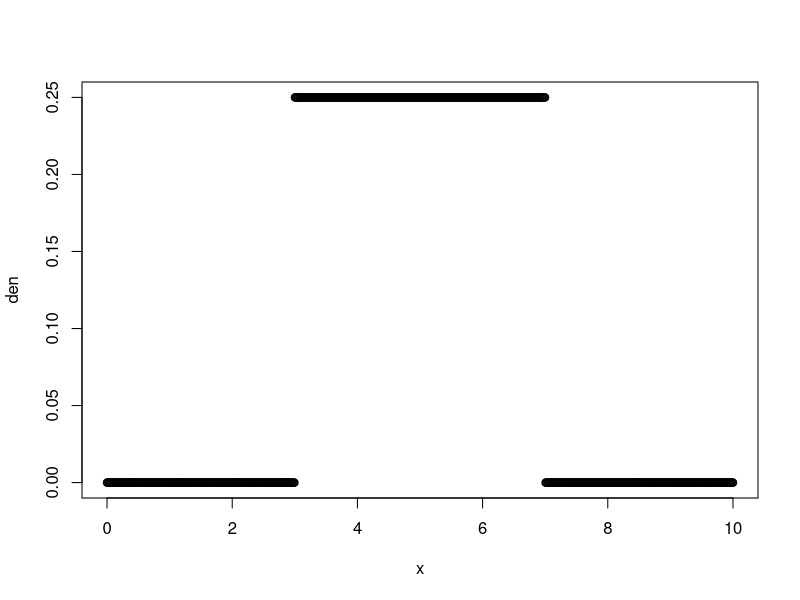
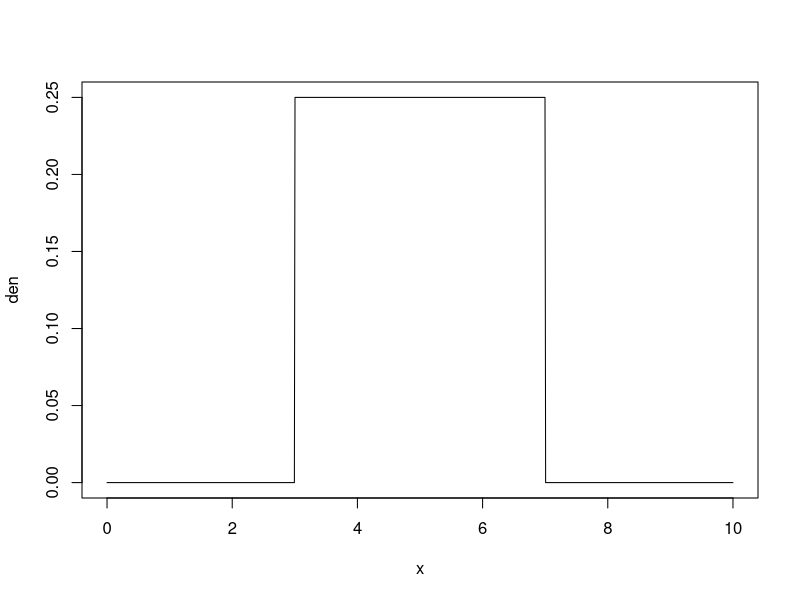
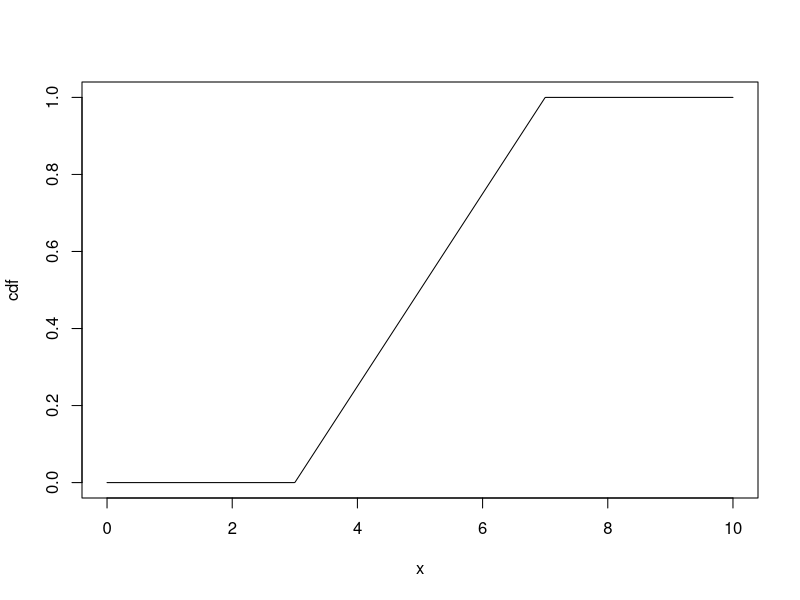

Write the R code that produced these figures, in order.
## ---- chunk 1
dbinom(c(1,3,5,7,9), 10, 0.5)
## ---- chunk 2
sum(dbinom(c(1,3,5,7,9), 10, 0.5))
## ---- chunk 3
x <- 0:10
dbinom(x, 10, 0.5)
## ---- chunk 4
pbinom(x, 10, 0.5)
cumsum(dbinom(x, 10, 0.5))
## ---- chunk 5
X.val <- 0:10
P.val <- dbinom(X.val, 10, 0.5)
EX <- sum(X.val*P.val)
EX
sum((X.val-EX)^2*P.val)
## ---- chunk 6
x <- 0:10
dpois(x, 2)
## ---- chunk 7
ppois(x, 2)
## ---- chunk 8
X.val <- 0:10
P.val <- dpois(X.val, 2)
EX <- sum(X.val * P.val)
EX
## ---- chunk 9
X.val <- 0:100
P.val <- dpois(X.val, 2)
EX <- sum(X.val * P.val)
EX
sum((X.val-EX)^2 * P.val)
## ---- chunk 10
dunif(0:10, 3, 7)
## ---- chunk 11
dunif(4.73, 3, 7)
## ---- chunk 12
punif(4.73, 3, 7)
## ---- chunk 13
x <-seq(0, 10, length=1000)
den <- dunif(x, 3, 7)
plot(x, den)
## ---- chunk 14
plot(x, den, type="l")
## ---- chunk 15
cdf <- punif(x, 3,7)
plot(x, cdf, type = "l")
## ---- chunk 16
pexp(6, 0.5) - pexp(2, 0.5)
